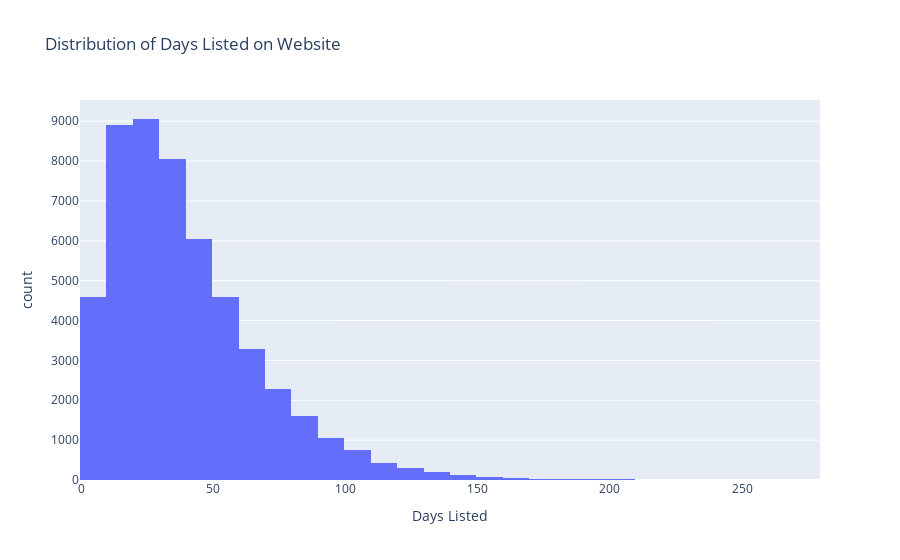

Source (notebook cell):
### Code cell
px.histogram(df, x='days_listed', nbins=30,
             title='Distribution of Days Listed on Website',
             labels={'days_listed': 'Days Listed'})

### Figure 1 — Plotly figure (JSON) as saved in the notebook; plotly's stock layout.template omitted (floating-point values rounded to 4 significant figures; data arrays with more than 128 entries replaced by an {"elided": "..."} marker saying what was removed)
{"data": [{"bingroup": "x", "hovertemplate": "Days Listed=%{x}<br>count=%{y}<extra></extra>", "legendgroup": "", "marker": {"color": "#636efa", "pattern": {"shape": ""}}, "name": "", "nbinsx": 30, "orientation": "v", "showlegend": false, "type": "histogram", "x": {"elided": "51525 int values"}, "xaxis": "x", "yaxis": "y"}], "layout": {"barmode": "relative", "legend": {"tracegroupgap": 0}, "title": {"text": "Distribution of Days Listed on Website"}, "xaxis": {"anchor": "y", "domain": [0, 1], "title": {"text": "Days Listed"}}, "yaxis": {"anchor": "x", "domain": [0, 1], "title": {"text": "count"}}}}
